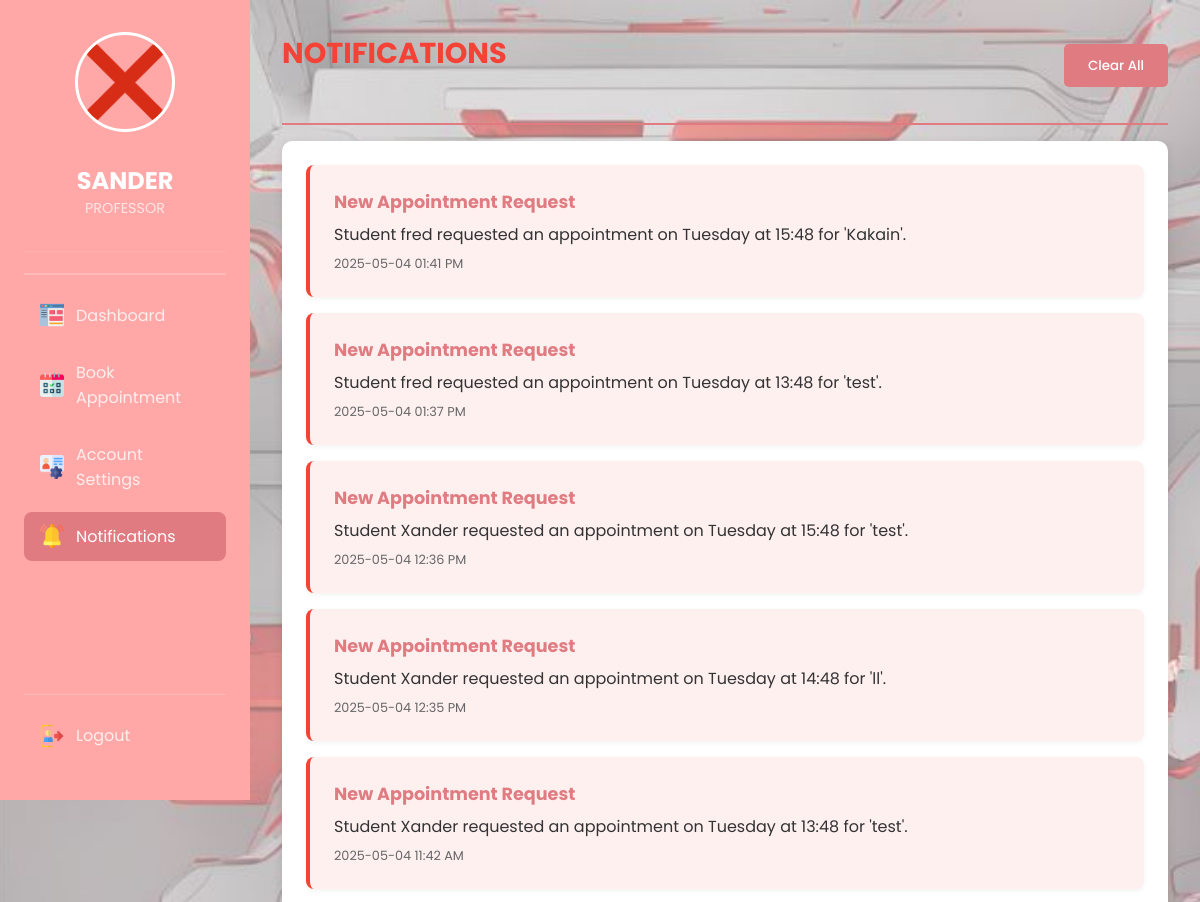
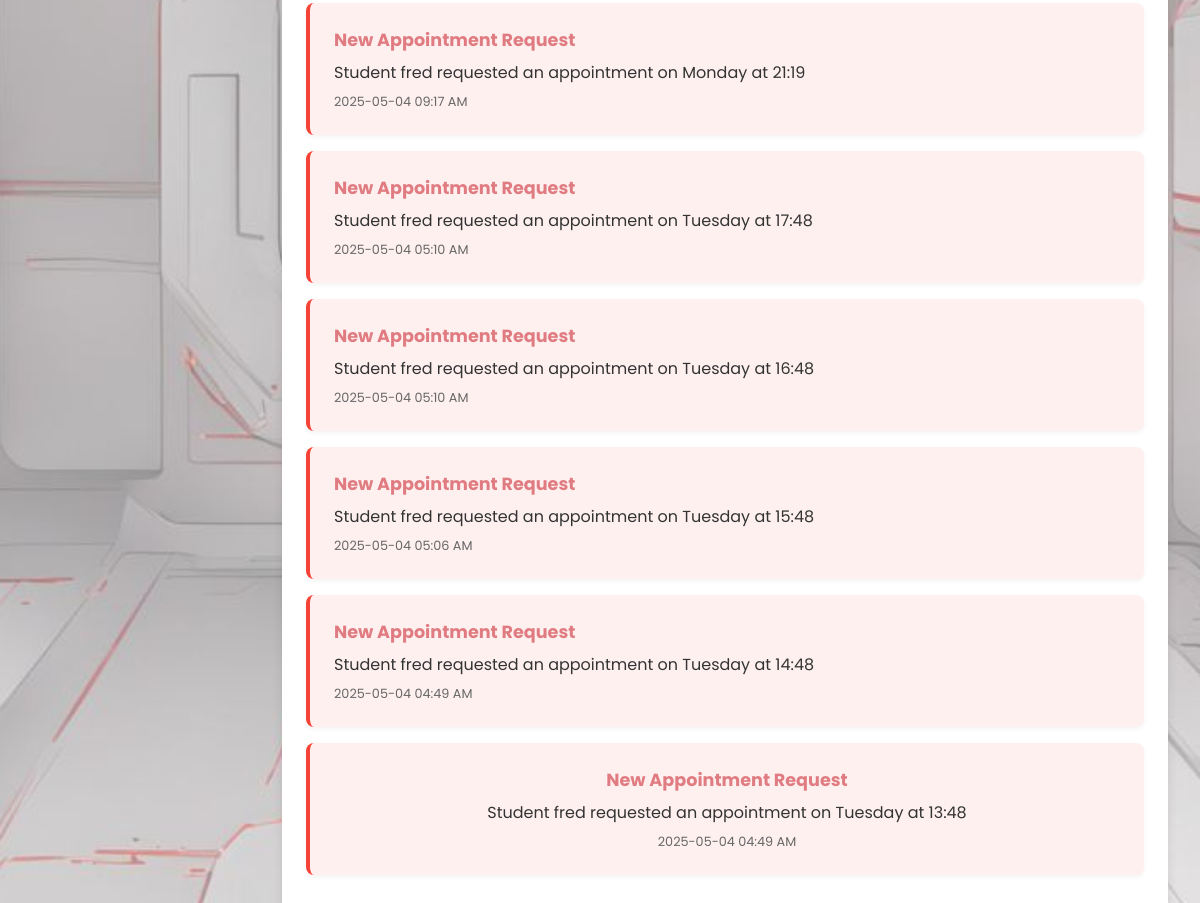
Screenshot of /pnotification (signed in) with the database file from the repository (2 pictures, top to bottom).
### tables this page shows
CREATE TABLE "users" (
                id INTEGER PRIMARY KEY AUTOINCREMENT,
                name TEXT NOT NULL,
                email TEXT NOT NULL UNIQUE,
                password TEXT NOT NULL,
                role TEXT NOT NULL,
                profile_picture TEXT
            );

CREATE TABLE "notifications" (
            id INTEGER PRIMARY KEY AUTOINCREMENT,
            user_id INTEGER NOT NULL,
            title TEXT NOT NULL,
            message TEXT NOT NULL,
            type TEXT NOT NULL,
            appointment_id INTEGER,
            is_read BOOLEAN DEFAULT 0,
            created_at TIMESTAMP DEFAULT CURRENT_TIMESTAMP,
            FOREIGN KEY (user_id) REFERENCES users(id),
            FOREIGN KEY (appointment_id) REFERENCES appointments(id)
        );

### app.py (the view)
@app.route('/pnotification')
def pnotification():
    if 'user_id' not in session:
        flash('Please log in first.', 'error')
        return redirect(url_for('login'))
    user = get_user_by_id(session['user_id'])
    notifications = get_user_notifications(user['id'])
    return render_template('pnotification.html', user=user, notifications=notifications)

### database.py (called while the page is built)
def get_db():
    conn = sqlite3.connect(DATABASE)
    conn.row_factory = sqlite3.Row  # Allows column access by name
    return conn

def get_user_by_id(user_id):
    try:
        conn = get_db()
        cursor = conn.cursor()
        cursor.execute('SELECT id, name, role, email, profile_picture FROM users WHERE id = ?', (user_id,))
        user = cursor.fetchone()
        return dict(user) if user else None
    except Exception as e:
        print("Database Fetch Error:", str(e))
        return None
    finally:
        conn.close()

### templates/pnotification.html (shortened to what this page needs)
<!DOCTYPE html>
<html lang="en">
<head>
    <link rel="stylesheet" href="{{ url_for('static', filename='css/pnotification.css') }}">
</head>
<body>
    <div class="sidebar">
        <div class="user-profile">
            <div class="avatar">
                <img id="sidebar-profile-pic"
               src="{{ url_for('static', filename='uploads/' + user.profile_picture) if user.profile_picture else url_for('static', filename='images/default.png') }}"
               alt="{{ user.name }}'s Profile Picture">
            </div>
            <h1>{{ user.name | upper }}</h1>
            <p>{{ user.role | upper }}</p>
        </div>
    <div class="decorative-line">
    </div>
    <nav class="nav-menu">
        <div class="nav-items-container">
        <a href="/professor_dashboard" class="nav-item">
            <img src="static/images/dashboard1.png" alt="Dashboard" class="button-icon">
            <span>Dashboard</span>
        </a>
        <a href="/pbookAppointment" class="nav-item">
            <img src="static/images/bookanappointment1.png" alt="Book Appointment" class="button-icon">
            <span>Book Appointment</span>
        </a>
        <a href="/paccountSettings" class="nav-item">
            <img src="static/images/accsettings1.png" alt="Settings" class="button-icon">
            <span>Account Settings</span>
        </a>
        <a href="/pnotification" class="nav-item active">
            <img src="static/images/notification1.png" alt="Notifications" class="button-icon">
            <span>Notifications</span>
        </a>
    </div>
        <div class="logout-container">
        <a href="#logoutPopover" class="nav-item logout-btn">
            <img src="static/images/logout1.png" alt="Logout" class="button-icon">
            <span>Logout</span>
        </a>
        </div>
    </nav>
</div>
        <div class="top-box">
            <div class="notification-header">
                <h3>NOTIFICATIONS</h3>
                <button id="clear-all-btn">Clear All</button>
            </div>
            <div class="line-box">
            </div>
            <div class="notification-container">
                {% for notification in notifications %}
                <div class="notification-item {% if not notification.read %}unread{% endif %}">
                    <div class="notification-content">
                        <h4>{{ notification.title }}</h4>
                        <p>{{ notification.message }}</p>
                        <div class="notification-meta">
                            {{ notification.created_at.strftime('%Y-%m-%d %I:%M %p') }}
                        </div>
                    </div>
                </div>
                {% else %}
                <div class="notification-item">
                    <div class="notification-content">
                        <p>No new notifications</p>
                    </div>
                </div>
                {% endfor %}
            </div>
        </div>
    </body>
</html>

### static/css/pnotification.css (style rules this page uses)
:root { --sidebar-bg: #ffa8a7; --sidebar-accent: #e07c81; --content-bg: #f8f9fa; --card-bg: #ffffff; --text-dark: #333333; --text-light: #ffffff; --success: #4CAF50; --warning: #FFC107; --danger: #f44336; --info: #2196F3; }
* { margin: 0; padding: 0; box-sizing: border-box; font-family: "Poppins", sans-serif; }
body { display: flex; min-height: 100vh; background: url('/static/images/mainbg.jpg') no-repeat center center fixed; background-size: cover; color: var(--text-dark); }
.sidebar { width: 250px; background: var(--sidebar-bg); color: var(--text-light); padding: 2rem 1.5rem; position: fixed; height: 100vh; transition: all 0.3s; z-index: 1000; display: flex; flex-direction: column; }
.user-profile { display: flex; flex-direction: column; align-items: center; padding-bottom: 2rem; margin-bottom: 0.3rem; border-bottom: 1px solid rgba(255,255,255,0.1); }
.sidebar .user-profile .avatar img { display: block; width: 100px; height: 100px; border-radius: 50%; object-fit: cover; margin: 0 auto 10px; border: 3px solid var(--card-bg); }
.sidebar .user-profile .avatar { text-align: center; margin-bottom: 5px; width: auto; height: auto; }
.avatar { font-size: 3.5rem; color: rgba(255,255,255,0.9); }
.user-profile h1 { font-size: 1.5rem; margin-top: 1rem; color: var(--text-light); }
.user-profile p { font-size: 0.9rem; color: rgba(255,255,255,0.7); }
.decorative-line { height: 2px; background: rgba(255,255,255,0.2); margin: 1rem 0; }
.nav-menu { display: flex; flex-direction: column; flex-grow: 1; }
.nav-items-container { flex-grow: 1; }
.nav-item { display: flex; align-items: center; padding: 12px 16px; border-radius: 8px; color: rgba(255,255,255,0.8); text-decoration: none; transition: all 0.3s; margin-bottom: 0.5rem; }
.nav-item:hover, .nav-item.active { background: var(--sidebar-accent); color: var(--text-light); }
.nav-item img.button-icon { width: 24px; margin-right: 12px; }
.logout-container { margin-top: auto; padding-top: 1rem; border-top: 1px solid rgba(255,255,255,0.2); }
.top-box { margin-left: 250px; width: calc(100% - 250px); padding: 2rem; max-width: 1600px; }
.top-box h3 { font-size: 1.8rem; color: var(--sidebar-accent); margin-bottom: 1.5rem; display: flex; align-items: center; gap: 10px; }
#clear-all-btn { background: var(--sidebar-accent); color: white; border: none; padding: 0.7rem 1.5rem; border-radius: 5px; cursor: pointer; font-weight: 500; transition: all 0.3s; display: flex; align-items: center; gap: 8px; }
.line-box { height: 2px; background: var(--sidebar-accent); margin: 1rem 0; width: 100%; }
.notification-header { display: flex; justify-content: space-between; align-items: center; margin-bottom: 1.5rem; }
.notification-header h3 { font-size: 1.8rem; color: var(--danger); display: flex; align-items: center; gap: 10px; }
.notification-container { background: var(--card-bg); border-radius: 10px; padding: 1.5rem; box-shadow: 0 2px 10px rgba(0,0,0,0.1); }
.notification-item { padding: 1.5rem; border-left: 4px solid var(--sidebar-accent); border-radius: 8px; margin-bottom: 1rem; background: var(--card-bg); box-shadow: 0 2px 5px rgba(0,0,0,0.05); transition: all 0.3s; }
.notification-item.unread { border-left: 4px solid var(--danger); background: #fff0f0; }
.notification-content h4 { font-size: 1.1rem; color: var(--sidebar-accent); margin-bottom: 0.5rem; }
.notification-content p { color: var(--text-dark); line-height: 1.5; margin-bottom: 0.5rem; }
.notification-meta { font-size: 0.8rem; color: #666; }
.notification-item:last-child { text-align: center; color: #666; }

### rows the page displays
users: profile_picture (picture), name "SANDER", role "PROFESSOR"
notifications: title "New Appointment Request", message "Student fred requested an appointment on Tuesday at 15:48 for 'Kakain'.", created_at "2025-05-04 01:41 PM"
notifications: title "New Appointment Request", message "Student fred requested an appointment on Tuesday at 13:48 for 'test'.", created_at "2025-05-04 01:37 PM"
notifications: title "New Appointment Request", message "Student Xander requested an appointment on Tuesday at 15:48 for 'test'.", created_at "2025-05-04 12:36 PM"
notifications: title "New Appointment Request", message "Student Xander requested an appointment on Tuesday at 14:48 for 'll'.", created_at "2025-05-04 12:35 PM"
notifications: title "New Appointment Request", message "Student Xander requested an appointment on Tuesday at 13:48 for 'test'.", created_at "2025-05-04 11:42 AM"
notifications: title "New Appointment Request", message "Student fred requested an appointment on Monday at 21:19", created_at "2025-05-04 09:17 AM"
notifications: title "New Appointment Request", message "Student fred requested an appointment on Tuesday at 17:48", created_at "2025-05-04 05:10 AM"
notifications: title "New Appointment Request", message "Student fred requested an appointment on Tuesday at 16:48", created_at "2025-05-04 05:10 AM"
notifications: title "New Appointment Request", message "Student fred requested an appointment on Tuesday at 15:48", created_at "2025-05-04 05:06 AM"
notifications: title "New Appointment Request", message "Student fred requested an appointment on Tuesday at 14:48", created_at "2025-05-04 04:49 AM"
notifications: title "New Appointment Request", message "Student fred requested an appointment on Tuesday at 13:48", created_at "2025-05-04 04:49 AM"
